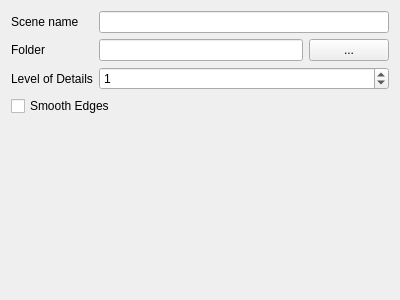
<?xml version="1.0" encoding="UTF-8"?>
<ui version="4.0">
 <class>Map3DExportWidget</class>
 <widget class="QWidget" name="Map3DExportWidget">
  <property name="geometry">
   <rect>
    <x>0</x>
    <y>0</y>
    <width>400</width>
    <height>300</height>
   </rect>
  </property>
  <property name="windowTitle">
   <string>Form</string>
  </property>
  <layout class="QGridLayout" name="gridLayout_2">
   <item row="0" column="0">
    <layout class="QGridLayout" name="gridLayout">
     <item row="1" column="1">
      <widget class="QLineEdit" name="folderPathLineEdit"/>
     </item>
     <item row="0" column="0">
      <widget class="QLabel" name="sceneNameLabel">
       <property name="text">
        <string>Scene name</string>
       </property>
      </widget>
     </item>
     <item row="1" column="0">
      <widget class="QLabel" name="folderLAbel">
       <property name="text">
        <string>Folder</string>
       </property>
      </widget>
     </item>
     <item row="0" column="1" colspan="2">
      <widget class="QLineEdit" name="sceneNameLineEdit"/>
     </item>
     <item row="4" column="1">
      <spacer name="verticalSpacer">
       <property name="orientation">
        <enum>Qt::Vertical</enum>
       </property>
       <property name="sizeHint" stdset="0">
        <size>
         <width>20</width>
         <height>40</height>
        </size>
       </property>
      </spacer>
     </item>
     <item row="1" column="2">
      <widget class="QPushButton" name="selectFolderBtn">
       <property name="text">
        <string>...</string>
       </property>
      </widget>
     </item>
     <item row="3" column="0" colspan="3">
      <widget class="QCheckBox" name="smoothEdgesCheckBox">
       <property name="text">
        <string>Smooth Edges</string>
       </property>
      </widget>
     </item>
     <item row="2" column="1" colspan="2">
      <widget class="QSpinBox" name="levelOfDetailsSpinBox">
       <property name="maximum">
        <number>4</number>
       </property>
       <property name="value">
        <number>1</number>
       </property>
      </widget>
     </item>
     <item row="2" column="0">
      <widget class="QLabel" name="label">
       <property name="text">
        <string>Level of Details</string>
       </property>
      </widget>
     </item>
    </layout>
   </item>
  </layout>
 </widget>
 <resources/>
 <connections/>
</ui>
